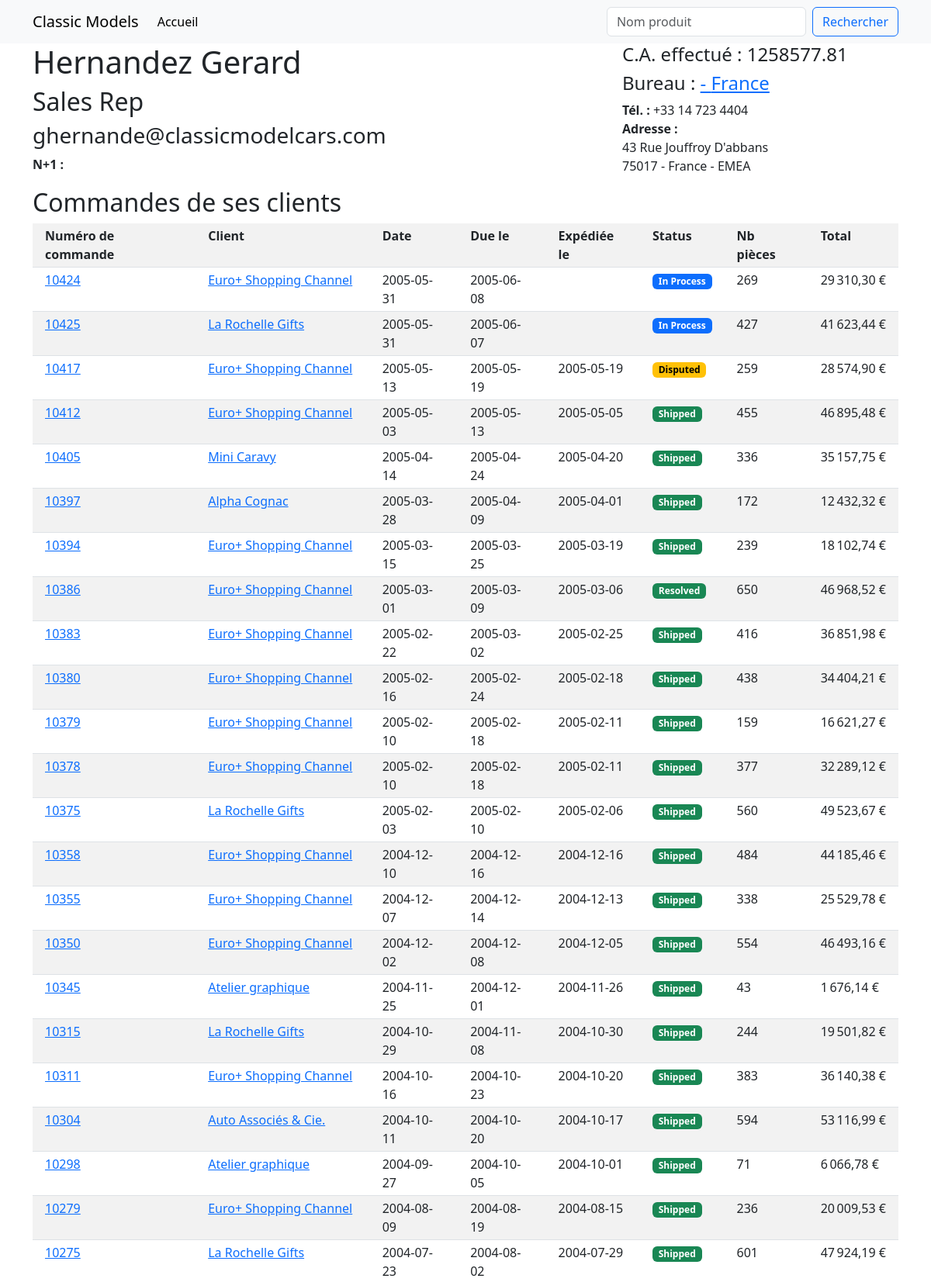
Page /SQL-classic-models-v2-/employee.php?id=1370 (upper part) on the committed database.
### tables this page shows
CREATE TABLE `employees` (
  `employeeNumber` int(11) NOT NULL,
  `lastName` varchar(50) NOT NULL,
  `firstName` varchar(50) NOT NULL,
  `extension` varchar(10) NOT NULL,
  `email` varchar(100) NOT NULL,
  `officeCode` varchar(10) NOT NULL,
  `reportsTo` int(11) DEFAULT NULL,
  `jobTitle` varchar(50) NOT NULL
);

CREATE TABLE `offices` (
  `officeCode` varchar(10) NOT NULL,
  `city` varchar(50) NOT NULL,
  `phone` varchar(50) NOT NULL,
  `addressLine1` varchar(50) NOT NULL,
  `addressLine2` varchar(50) DEFAULT NULL,
  `state` varchar(50) DEFAULT NULL,
  `country` varchar(50) NOT NULL,
  `postalCode` varchar(15) NOT NULL,
  `territory` varchar(10) NOT NULL
);

CREATE TABLE `orders` (
  `orderNumber` int(11) NOT NULL,
  `orderDate` date NOT NULL,
  `requiredDate` date NOT NULL,
  `shippedDate` date DEFAULT NULL,
  `status` varchar(15) NOT NULL,
  `comments` text,
  `customerNumber` int(11) NOT NULL
);

CREATE TABLE `customers` (
  `customerNumber` int(11) NOT NULL,
  `customerName` varchar(50) NOT NULL,
  `contactLastName` varchar(50) NOT NULL,
  `contactFirstName` varchar(50) NOT NULL,
  `phone` varchar(50) NOT NULL,
  `addressLine1` varchar(50) NOT NULL,
  `addressLine2` varchar(50) DEFAULT NULL,
  `city` varchar(50) NOT NULL,
  `state` varchar(50) DEFAULT NULL,
  `postalCode` varchar(15) DEFAULT NULL,
  `country` varchar(50) NOT NULL,
  `salesRepEmployeeNumber` int(11) DEFAULT NULL,
  `creditLimit` double DEFAULT NULL
);

### SQL-classic-models-v2-/employee.php (called while the page is built, shortened)
<?php
require_once './lib/format.php';
require_once './model/orders.php';
require_once './model/employees.php';
if (isset($_GET['id'])) {
    $id = $_GET['id'];
} else {
    redirect('index.php');
}
$employee = getEmployee($id);
$orders = getOrdersByEmployeNumber($id);
include './templates/employee.phtml';

### SQL-classic-models-v2-/model/employees.php (called while the page is built, shortened)
<?php
function getEmployee(int $employeeNumber):array{
    $database = connect();
    $SQL = 'SELECT `employees`.`employeeNumber`,
                    `employees`.`lastName`,
                    `employees`.`firstName`,
                    `employees`.`email`,
                    `employees`.`jobTitle`,
                    `employees`.`reportsTo`,
                    `offices`.`city`,
                    `offices`.`phone`,
                    `offices`.`officeCode`,
                    `offices`.`addressLine1`,
                    `offices`.`addressLine2`,
                    `offices`.`state`,
                    `offices`.`country`,
                    `offices`.`postalCode`,
                    `offices`.`territory`,
                ROUND(SUM(`orderdetails`.`quantityOrdered`* `orderdetails`.`priceEach`), 2) AS `CA`
                FROM `employees`
                JOIN `offices` ON `offices`.`officeCode`= `employees`.`officeCode`
                JOIN `customers` ON `customers`.`salesRepEmployeeNumber` = `employees`.`employeeNumber`
                JOIN `orders` ON `orders`.`customerNumber` = `customers`.`customerNumber`
                JOIN `orderdetails` ON `orderdetails`.`orderNumber` = `orders`.`orderNumber`
                WHERE `employees`.`employeeNumber` = :employeeNumber;';
    $query = $database->prepare($SQL);
    $query->execute([
   ':employeeNumber' => $employeeNumber
  ]);
      $datas = $query->fetch(PDO::FETCH_ASSOC);
      return $datas;
}

### SQL-classic-models-v2-/model/orders.php (called while the page is built, shortened)
<?php
function getOrdersByEmployeNumber(string $employeNumber): array {
    $database = connect();
    $SQL = 'SELECT  `orders`.`orderNumber`,
                    `orders`.`orderDate`,
                    `orders`.`requiredDate`,
                    `orders`.`shippedDate`,
                    `orders`.`status`,
                    `customers`.`customerNumber`,
                    `customers`.`customerName`,
            SUM(`orderdetails`.`quantityOrdered`) AS `quantity`,
            ROUND(SUM(`orderdetails`.`quantityOrdered` * `orderdetails`.`priceEach`), 2) AS `total`
            FROM `orders`
            JOIN `customers` ON `customers`.`customerNumber` = `orders`.`customerNumber`
            JOIN `employees` ON `employees`.`employeeNumber` = `customers`.`salesRepEmployeeNumber`
            JOIN `orderdetails` ON `orderdetails`.`orderNumber` = `orders`.`orderNumber`
            WHERE `employees`.`employeeNumber` = :employeNumber
            GROUP BY `orders`.`orderNumber`
            ORDER BY `orders`.`orderDate` DESC;';
    $query = $database->prepare($SQL);
    $query->execute([
        ':employeNumber' => $employeNumber
    ]);
    $datas = $query->fetchAll(PDO::FETCH_ASSOC);
    return $datas;
}

### SQL-classic-models-v2-/lib/format.php (called while the page is built)
<?php
function euro(int|float $number): string {
    $fmt = numfmt_create( 'fr_FR', NumberFormatter::CURRENCY );
    return numfmt_format_currency($fmt, $number, "EUR");
}

### SQL-classic-models-v2-/templates/employee.phtml (the view, shortened to what this page needs)
<?php include './templates/blocs/header.phtml' ?>
    <header>
        <div class="container">
            <div class="row">
                <div class="col-8">
                    <h1> <?=$employee['lastName']?> <?=$employee['firstName']?></h1>
                    <h2><?=$employee['jobTitle']?></h2>
                    <h3><?=$employee['email']?></h3>
                    <p><strong>N+1&nbsp;: </strong><a href="employee.php?id=<?=$boss['employeeNumber']?>"><?=$boss['lastName']?> <?=$boss['firstName']?></a></p>
                </div>
                <div class="col-4">
                    <h4>C.A. effectué&nbsp;: <?=$employee['CA']?></h4>
                    <h4>Bureau&nbsp;: </strong><a href="office.php?id=<?=$employee['officeCode']?>"><?=$employee['state']?> - <?=$employee['country']?></a></h4>
                    <p>
                        <strong>Tél.&nbsp;: </strong><?=$employee['phone']?><br>
                        <strong>Adresse&nbsp;: </strong><br>
                        <?=$employee['addressLine1']?><br>
                        <?=$employee['postalCode']?> -
                        <?=$employee['country']?> -
                        <?=$employee['territory']?>
                    </p>
                </div>
            </div>
        </div>
    </header>
    <main>
        <section id="order-detail">
            <div class="container">
                <div class="row">
                    <div class="col">
                        <h2>Commandes de ses clients</h2>
                        <table class="table table-sm table-striped table-hover">
                            <tr>
                                <th class="px-3">Numéro de commande</th>
                                <th class="px-3">Client</th>
                                <th class="px-3">Date</th>
                                <th class="px-3">Due le</th>
                                <th class="px-3">Expédiée le</th>
                                <th class="px-3">Status</th>
                                <th class="px-3">Nb pièces</th>
                                <th class="px-3">Total</th>
                            </tr>
                                <?php foreach($orders AS $order) : ?>
                                    <tr>
                                        <td class="px-3">
                                            <a href="order.php?id=<?=$order['orderNumber']?>">
                                                <?=$order['orderNumber']?>
                                            </a>
                                        </td>
                                        <td class="px-3"><a href="customer.php?id=<?=$order['customerNumber']?>"><?=$order['customerName']?></a></td>
                                        <td class="px-3"><?=$order['orderDate']?></td>
                                        <td class="px-3"><?=$order['requiredDate']?></td>
                                        <td class="px-3"><?=$order['shippedDate']?></td>
                                        <td class="px-3">
                                        <?php
                                            $status="success";
                                            if($order['status']=='Cancelled'){
                                                    $status='danger';
                                            } elseif($order['status']=='Disputed'){
                                                $status='warning';
                                            } elseif($order['status']=='In Process'){
                                                $status='primary';
                                            }
                                        ?>
                                        <span class="badge text-bg-<?=$status?>">
                                            <?=$order['status']?>
                                        </span><br>
                                        </td>
                                        <td class="px-3"><?=$order['quantity']?></td>
                                        <td class="px-3"><?=euro($order['total'])?></td>
                                    </tr>
                                <?php endforeach; ?>
                        </table>
                    </div>
                </div>
            </div>
        </section>
    </main>
<?php include './templates/blocs/footer.phtml' ?>

### rows in the picture
employees: lastName "Hernandez", firstName "Gerard", jobTitle "Sales Rep", email "ghernande@classicmodelcars.com", officeCode.country "France", officeCode.phone "+33 14 723 4404", officeCode.addressLine1 "43 Rue Jouffroy D'abbans", officeCode.postalCode "75017", officeCode.territory "EMEA"
orders: orderNumber "10424", customerNumber.customerName "Euro+ Shopping Channel", orderDate "2005-05-31", requiredDate "2005-06-08", status "In Process", quantity "269", total "29 310,30 €"
orders: orderNumber "10425", customerNumber.customerName "La Rochelle Gifts", orderDate "2005-05-31", requiredDate "2005-06-07", status "In Process", quantity "427", total "41 623,44 €"
orders: orderNumber "10417", customerNumber.customerName "Euro+ Shopping Channel", orderDate "2005-05-13", requiredDate "2005-05-19", shippedDate "2005-05-19", status "Disputed", quantity "259", total "28 574,90 €"
orders: orderNumber "10412", customerNumber.customerName "Euro+ Shopping Channel", orderDate "2005-05-03", requiredDate "2005-05-13", shippedDate "2005-05-05", status "Shipped", quantity "455", total "46 895,48 €"
orders: orderNumber "10405", customerNumber.customerName "Mini Caravy", orderDate "2005-04-14", requiredDate "2005-04-24", shippedDate "2005-04-20", status "Shipped", quantity "336", total "35 157,75 €"
orders: orderNumber "10397", customerNumber.customerName "Alpha Cognac", orderDate "2005-03-28", requiredDate "2005-04-09", shippedDate "2005-04-01", status "Shipped", quantity "172", total "12 432,32 €"
orders: orderNumber "10394", customerNumber.customerName "Euro+ Shopping Channel", orderDate "2005-03-15", requiredDate "2005-03-25", shippedDate "2005-03-19", status "Shipped", quantity "239", total "18 102,74 €"
orders: orderNumber "10386", customerNumber.customerName "Euro+ Shopping Channel", orderDate "2005-03-01", requiredDate "2005-03-09", shippedDate "2005-03-06", status "Resolved", quantity "650", total "46 968,52 €"
orders: orderNumber "10383", customerNumber.customerName "Euro+ Shopping Channel", orderDate "2005-02-22", requiredDate "2005-03-02", shippedDate "2005-02-25", status "Shipped", quantity "416", total "36 851,98 €"
orders: orderNumber "10380", customerNumber.customerName "Euro+ Shopping Channel", orderDate "2005-02-16", requiredDate "2005-02-24", shippedDate "2005-02-18", status "Shipped", quantity "438", total "34 404,21 €"
orders: orderNumber "10379", customerNumber.customerName "Euro+ Shopping Channel", orderDate "2005-02-10", requiredDate "2005-02-18", shippedDate "2005-02-11", status "Shipped", quantity "159", total "16 621,27 €"
orders: orderNumber "10378", customerNumber.customerName "Euro+ Shopping Channel", orderDate "2005-02-10", requiredDate "2005-02-18", shippedDate "2005-02-11", status "Shipped", quantity "377", total "32 289,12 €"
orders: orderNumber "10375", customerNumber.customerName "La Rochelle Gifts", orderDate "2005-02-03", requiredDate "2005-02-10", shippedDate "2005-02-06", status "Shipped", quantity "560", total "49 523,67 €"
orders: orderNumber "10358", customerNumber.customerName "Euro+ Shopping Channel", orderDate "2004-12-10", requiredDate "2004-12-16", shippedDate "2004-12-16", status "Shipped", quantity "484", total "44 185,46 €"
orders: orderNumber "10355", customerNumber.customerName "Euro+ Shopping Channel", orderDate "2004-12-07", requiredDate "2004-12-14", shippedDate "2004-12-13", status "Shipped", quantity "338", total "25 529,78 €"
orders: orderNumber "10350", customerNumber.customerName "Euro+ Shopping Channel", orderDate "2004-12-02", requiredDate "2004-12-08", shippedDate "2004-12-05", status "Shipped", quantity "554", total "46 493,16 €"
orders: orderNumber "10345", customerNumber.customerName "Atelier graphique", orderDate "2004-11-25", requiredDate "2004-12-01", shippedDate "2004-11-26", status "Shipped", quantity "43", total "1 676,14 €"
orders: orderNumber "10315", customerNumber.customerName "La Rochelle Gifts", orderDate "2004-10-29", requiredDate "2004-11-08", shippedDate "2004-10-30", status "Shipped", quantity "244", total "19 501,82 €"
orders: orderNumber "10311", customerNumber.customerName "Euro+ Shopping Channel", orderDate "2004-10-16", requiredDate "2004-10-23", shippedDate "2004-10-20", status "Shipped", quantity "383", total "36 140,38 €"
orders: orderNumber "10304", customerNumber.customerName "Auto Associés & Cie.", orderDate "2004-10-11", requiredDate "2004-10-20", shippedDate "2004-10-17", status "Shipped", quantity "594", total "53 116,99 €"
orders: orderNumber "10298", customerNumber.customerName "Atelier graphique", orderDate "2004-09-27", requiredDate "2004-10-05", shippedDate "2004-10-01", status "Shipped", quantity "71", total "6 066,78 €"
orders: orderNumber "10279", customerNumber.customerName "Euro+ Shopping Channel", orderDate "2004-08-09", requiredDate "2004-08-19", shippedDate "2004-08-15", status "Shipped", quantity "236", total "20 009,53 €"
orders: orderNumber "10275", customerNumber.customerName "La Rochelle Gifts", orderDate "2004-07-23", requiredDate "2004-08-02", shippedDate "2004-07-29", status "Shipped", quantity "601", total "47 924,19 €"

### other values in the picture
$employee['CA'] "1258577.81"
